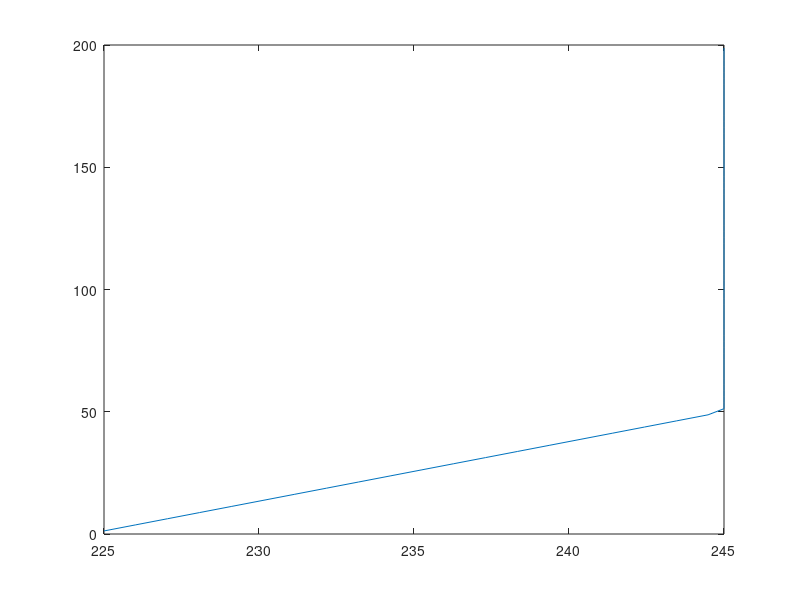

This figure's MATLAB source: (Note: this script raises an error after producing the figure.)
% Create input files for antarctic LES, start left

kmax = 80;
zsize = 200;
radmax = 55;

rowl = max(kmax,radmax);
dz = zsize/kmax;

A = zeros(rowl,14);

z = linspace(0.5*dz, (rowl-0.5)*dz, rowl);
th = zeros(rowl,1);
u = zeros(rowl,1);
v = zeros(rowl,1);
ug = zeros(rowl,1);
wls = zeros(rowl,1);
q_bg = zeros(rowl,1);

c0 = zeros(rowl,1);
c1 = zeros(rowl,1);
c2 = zeros(rowl,1);
pl0 = zeros(rowl,1);
pl1 = zeros(rowl,1);
fdn_above_0 = zeros(rowl,1);
fdn_above_1 = zeros(rowl,1);

for jj=1:rowl
    ug(jj) = 3.0;
    q_bg(jj) = 3.7*10^(-4);
    wls(jj) = -0.01* z(jj) / 100;
    
    if( z(jj) < 50 )
       th(jj) = 225 + ((245-225)/(50-z(1)))*(z(jj)-z(1));
    else
       th(jj) = 245;
    end
    
    if(z(jj) > 60)
       u(jj) = ug(jj);
       v(jj) = 0;
    end
    
end

figure; plot(th,z);

B = textread('terms_G4_top100m_microhh');
B = B(:,1:7);

A(:,1) = z;
A(:,2) = th;
A(:,3) = u;
A(:,4) = v;
A(:,5) = ug;
A(:,6) = wls;
A(:,7) = q_bg;

A(:,8:14) = B;

% for jj=1:radmax
% c0(jj) = A(jj,1);
% c1(jj) = A(jj,2);
% c2(jj) = A(jj,3);
% pl0(jj) = A(jj,4);
% pl1(jj) = A(jj,5);
% fdn_above_0(jj) = A(jj,6);
% fdn_above_1(jj) = A(jj,7);
% end

fileName = 'antarctic_les_left_g4.prof';
fID = fopen(fileName,'w');
fprintf(fID,'%16s %16s %16s %16s %16s %16s %16s %16s %16s %16s %16s %16s %16s %16s\n','z','th','u','v','ug','wls','q_bg','c0','c1','c2','pl0','pl1','fdn_above_0','fdn_above_1');
fprintf(fID,'%1.10E %1.10E %1.10E %1.10E %1.10E %1.10E %1.10E %1.10E %1.10E %1.10E %1.10E %1.10E %1.10E %1.10E\n',A');
fclose(fID);


